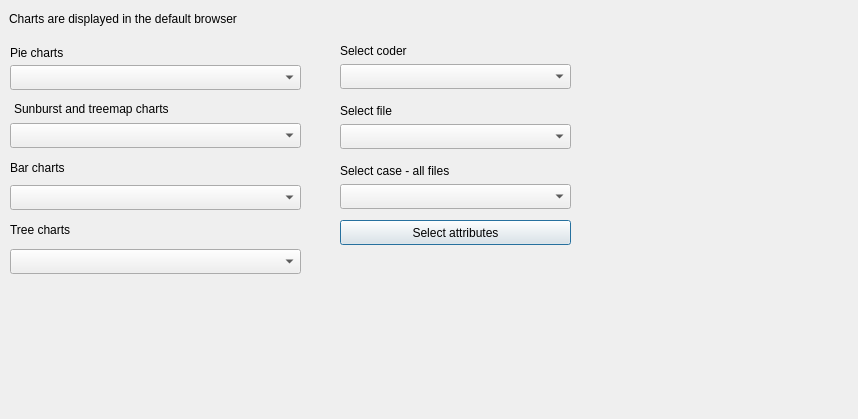
<?xml version="1.0" encoding="UTF-8"?>
<ui version="4.0">
 <class>DialogCharts</class>
 <widget class="QDialog" name="DialogCharts">
  <property name="geometry">
   <rect>
    <x>0</x>
    <y>0</y>
    <width>858</width>
    <height>419</height>
   </rect>
  </property>
  <property name="windowTitle">
   <string>Charts</string>
  </property>
  <widget class="QLabel" name="label_info">
   <property name="geometry">
    <rect>
     <x>9</x>
     <y>9</y>
     <width>481</width>
     <height>20</height>
    </rect>
   </property>
   <property name="text">
    <string>Charts are displayed in the default browser</string>
   </property>
  </widget>
  <widget class="QLabel" name="label_pie">
   <property name="geometry">
    <rect>
     <x>10</x>
     <y>42</y>
     <width>291</width>
     <height>22</height>
    </rect>
   </property>
   <property name="text">
    <string>Pie charts</string>
   </property>
  </widget>
  <widget class="QLabel" name="label_bar">
   <property name="geometry">
    <rect>
     <x>10</x>
     <y>157</y>
     <width>291</width>
     <height>22</height>
    </rect>
   </property>
   <property name="text">
    <string>Bar charts</string>
   </property>
  </widget>
  <widget class="QLabel" name="label_tree">
   <property name="geometry">
    <rect>
     <x>10</x>
     <y>219</y>
     <width>291</width>
     <height>22</height>
    </rect>
   </property>
   <property name="text">
    <string>Tree charts</string>
   </property>
  </widget>
  <widget class="QComboBox" name="comboBox_pie_charts">
   <property name="geometry">
    <rect>
     <x>10</x>
     <y>65</y>
     <width>291</width>
     <height>25</height>
    </rect>
   </property>
  </widget>
  <widget class="QComboBox" name="comboBox_bar_charts">
   <property name="geometry">
    <rect>
     <x>10</x>
     <y>185</y>
     <width>291</width>
     <height>25</height>
    </rect>
   </property>
  </widget>
  <widget class="QComboBox" name="comboBox_tree_charts">
   <property name="geometry">
    <rect>
     <x>10</x>
     <y>249</y>
     <width>291</width>
     <height>25</height>
    </rect>
   </property>
  </widget>
  <widget class="QComboBox" name="comboBox_sunburst_charts">
   <property name="geometry">
    <rect>
     <x>10</x>
     <y>123</y>
     <width>291</width>
     <height>25</height>
    </rect>
   </property>
  </widget>
  <widget class="QLabel" name="label_hierarchy">
   <property name="geometry">
    <rect>
     <x>14</x>
     <y>98</y>
     <width>291</width>
     <height>22</height>
    </rect>
   </property>
   <property name="text">
    <string>Sunburst and treemap charts</string>
   </property>
  </widget>
  <widget class="QLabel" name="label_coder">
   <property name="geometry">
    <rect>
     <x>340</x>
     <y>40</y>
     <width>151</width>
     <height>22</height>
    </rect>
   </property>
   <property name="text">
    <string>Select coder</string>
   </property>
  </widget>
  <widget class="QComboBox" name="comboBox_coders">
   <property name="geometry">
    <rect>
     <x>340</x>
     <y>64</y>
     <width>231</width>
     <height>25</height>
    </rect>
   </property>
  </widget>
  <widget class="QComboBox" name="comboBox_file">
   <property name="geometry">
    <rect>
     <x>340</x>
     <y>124</y>
     <width>231</width>
     <height>25</height>
    </rect>
   </property>
  </widget>
  <widget class="QLabel" name="label_select_file">
   <property name="geometry">
    <rect>
     <x>340</x>
     <y>100</y>
     <width>231</width>
     <height>22</height>
    </rect>
   </property>
   <property name="text">
    <string>Select file</string>
   </property>
  </widget>
  <widget class="QComboBox" name="comboBox_case">
   <property name="geometry">
    <rect>
     <x>340</x>
     <y>184</y>
     <width>231</width>
     <height>25</height>
    </rect>
   </property>
  </widget>
  <widget class="QLabel" name="label_select_case">
   <property name="geometry">
    <rect>
     <x>340</x>
     <y>160</y>
     <width>231</width>
     <height>22</height>
    </rect>
   </property>
   <property name="text">
    <string>Select case - all files </string>
   </property>
  </widget>
  <widget class="QPushButton" name="pushButton_attributes">
   <property name="geometry">
    <rect>
     <x>340</x>
     <y>220</y>
     <width>231</width>
     <height>25</height>
    </rect>
   </property>
   <property name="text">
    <string>Select attributes</string>
   </property>
  </widget>
 </widget>
 <resources/>
 <connections/>
</ui>
